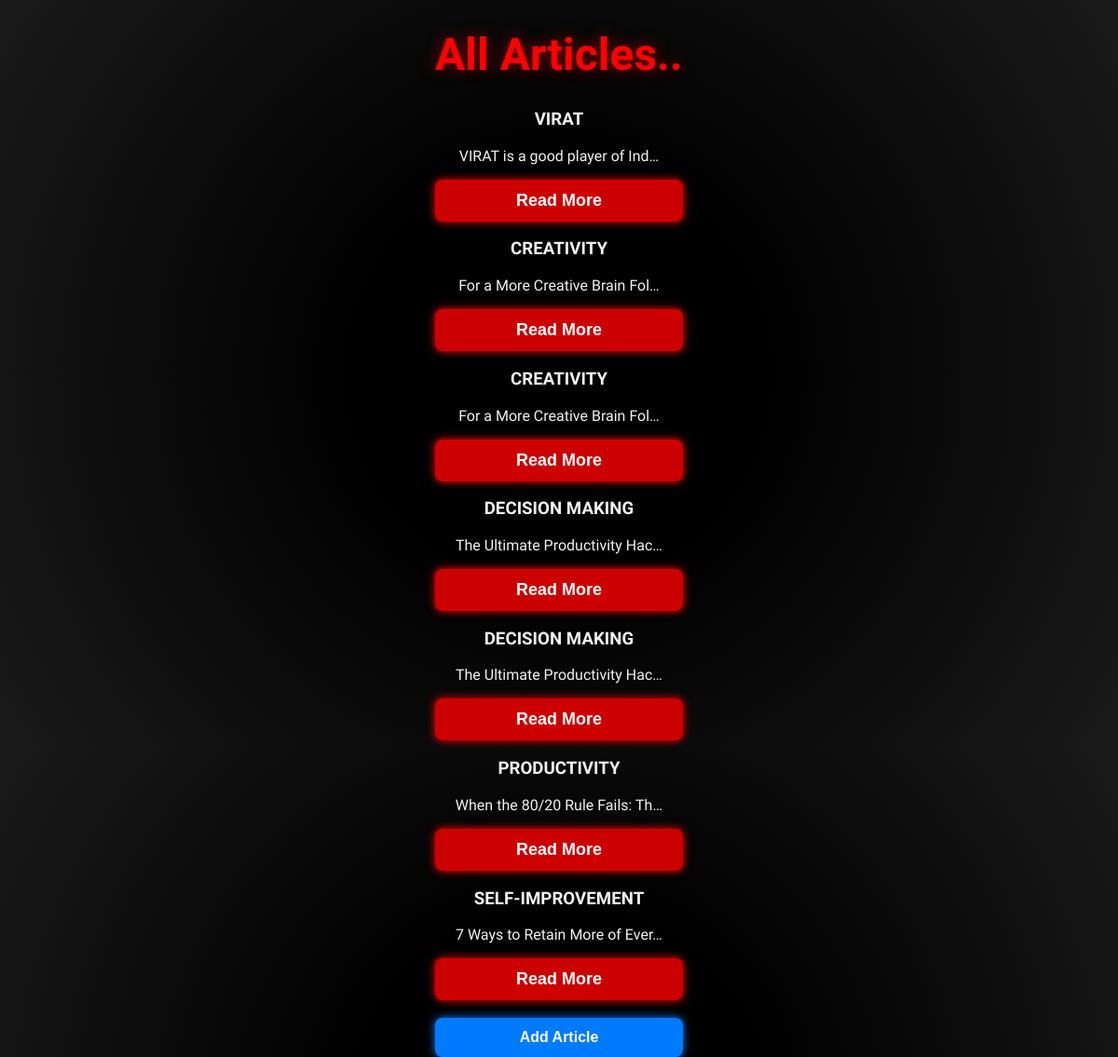
The page /allarticle/ on the database its author committed.
### myapp/models.py (models this page shows)
class ArticleModel(models.Model):
    title = models.CharField(max_length=100)
    desc = models.TextField()

### myapp/views.py (the view)
# urls.py: path('allarticle/', views.display_allArticles, name='all'),
def display_allArticles(request):
    all_article = ArticleModel.objects.all()
    return render(request, 'html/all_article.html' ,{"data":all_article})

### templates/html/all_article.html
{% extends 'html/index.html' %}
{% block title %} <h1>All Articles..</h1> {% endblock %}
{% block content %}
{% if data %}
    {% for i in data %}
        <h3>{{i.title | upper }}</h3>
        <p>{{i.desc | truncatechars:30}}</p>
        <a href="{% url 'specific' i.id %}">
            <button>Read More</button>
        </a>
    {% endfor %}
{% endif %}
<br> <br>
<a href="{% url 'home' %}">
    <button class="add-article">Add Article</button>
</a>
{% endblock %}

### templates/html/index.html (shortened to what this page needs)
<!DOCTYPE html>
{% load static %}
<html lang="en">
<head>
    <link rel="stylesheet" href="{% static 'css/style.css' %}">
</head>
<body>
    <center>
    {% block title %}<h1>THIS IS ARTICLE PROJECT</h1>{% endblock %}
    {% block content %}{% endblock %}
</body>
</html>

### static/css/style.css (style rules this page uses)
body { margin: 0; padding: 0; font-family: 'Creepster', cursive; background: radial-gradient(circle, #000000 30%, #1a1a1a 100%); color: #f2f2f2; height: 100vh; display: flex; flex-direction: column; align-items: center; animation: backgroundPulse 10s infinite alternate; }
h1 { font-size: 48px; color: #ff0000; text-shadow: 0 0 15px #990000, 2px 2px 6px black; animation: flicker 2s infinite; margin: 30px 0; }
button { width: 100%; padding: 12px; font-size: 18px; background-color: #cc0000; color: #fff; border: none; border-radius: 8px; box-shadow: 0 0 10px #ff0000; transition: 0.3s ease-in-out; cursor: pointer; font-weight: bold; }
.add-article { background-color: #007bff; color: white; border: none; padding: 12px 20px; font-size: 16px; border-radius: 8px; cursor: pointer; transition: 0.3s ease-in-out; box-shadow: 0 0 10px #007bff; }

### rows shown on the page
ArticleModel: title "VIRAT", desc "VIRAT is a good player of Ind…"
ArticleModel: title "CREATIVITY", desc "For a More Creative Brain Fol…"
ArticleModel: title "CREATIVITY", desc "For a More Creative Brain Fol…"
ArticleModel: title "DECISION MAKING", desc "The Ultimate Productivity Hac…"
ArticleModel: title "DECISION MAKING", desc "The Ultimate Productivity Hac…"
ArticleModel: title "PRODUCTIVITY", desc "When the 80/20 Rule Fails: Th…"
ArticleModel: title "SELF-IMPROVEMENT", desc "7 Ways to Retain More of Ever…"
